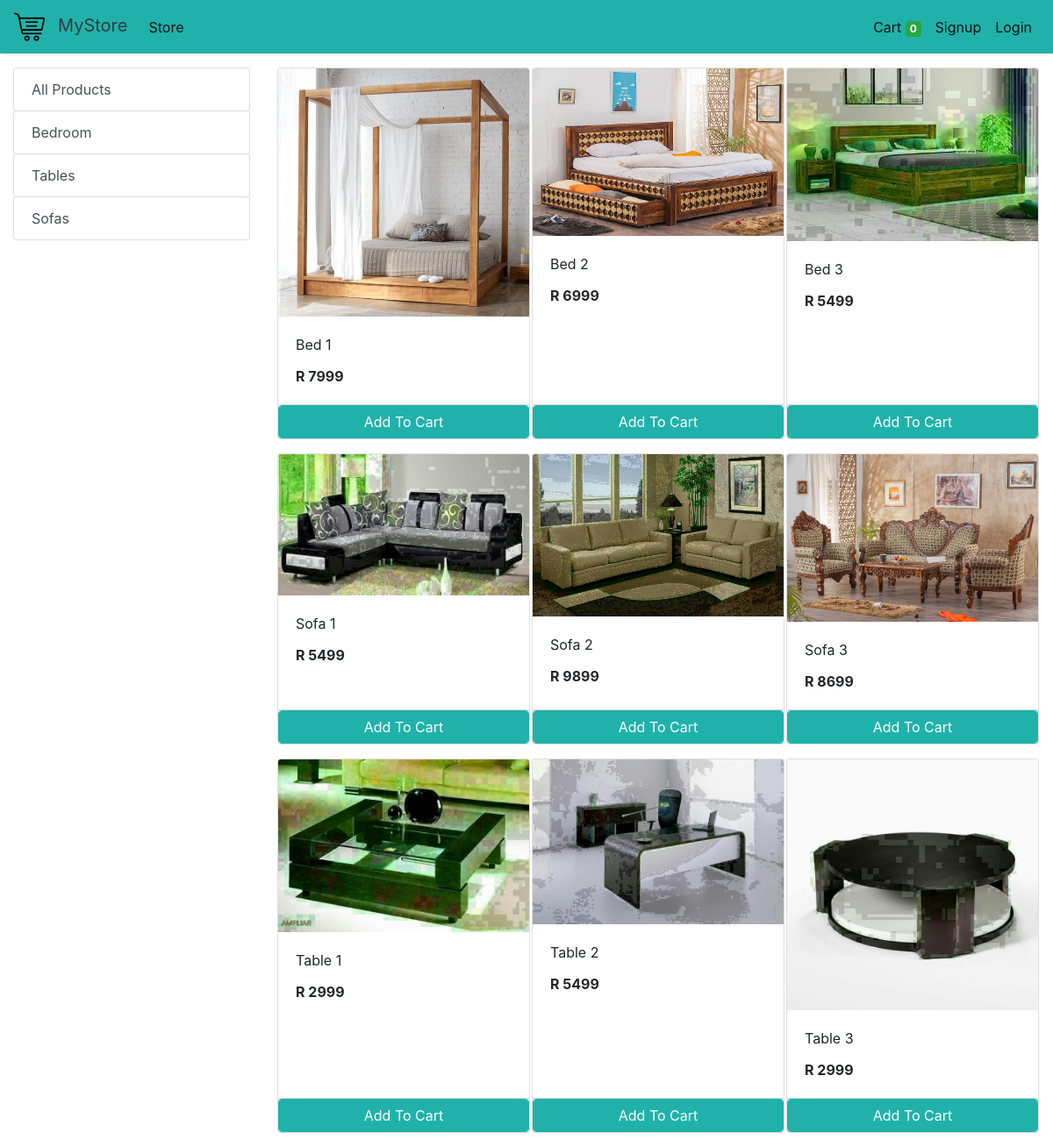
The app's page /store with its own data.
### store/models/category.py (models this page shows, shortened)
class Category(models.Model):
    name= models.CharField(max_length=50)
    @staticmethod
    def get_all_categories():
        return Category.objects.all()

### store/models/product.py (models this page shows, shortened)
class Products(models.Model):
    name = models.CharField(max_length=60)
    price= models.IntegerField(default=0)
    category= models.ForeignKey(Category,on_delete=models.CASCADE,default=1 )
    description= models.CharField(max_length=250, default='', blank=True, null= True)
    image= models.ImageField(upload_to='uploads/products/')
    @staticmethod
    def get_all_products():
        return Products.objects.all()

### store/views/home.py (the view)
# urls.py: path('' , include('store.urls'))
def store(request):
    cart = request.session.get('cart')
    if not cart:
        request.session['cart'] = {}
    products = None
    categories = Category.get_all_categories()
    categoryID = request.GET.get('category')
    if categoryID:
        products = Products.get_all_products_by_categoryid(categoryID)
    else:
        products = Products.get_all_products();
    data = {}
    data['products'] = products
    data['categories'] = categories
    print('you are : ', request.session.get('email'))
    return render(request, 'index.html', data)

### store/templatetags/cart.py (called while the page is built)
@register.filter (name='is_in_cart')
def is_in_cart(product, cart):
    keys = cart.keys ()
    for id in keys:
        if int (id) == product.id:
            return True
    return False;

### store/templatetags/custom_filter.py (called while the page is built)
@register.filter(name='currency')
def currency(number):
    return "R "+str(number)

### store/templates/index.html (shortened to what this page needs)
{% extends 'base.html' %}
{% block content %}
{% load cart %}
{% load custom_filter %}
<div class="container-fluid mt-3">
	<div class="row">
		<div class="col-lg-3 mx-auto">
			<div class="list-group">
				<a href="/" class="list-group-item list-group-item-action btn btn-outline-success">All Products</a>
				{% for category in categories %}
				<a href="/?category={{category.id}}"
					class="list-group-item list-group-item-action btn btn-outline-success ">{{category.name}}</a>
				{% endfor %}
			</div>
		</div>
		<div id='products' class="col-lg-9 mx-auto">
			<div class="row mx-auto">
				{% for product in products %}
				<div class="card mx-auto mb-3" id={{product.id}} style="width: 18rem;">
					<img class="card-img-top" src="{{product.image.url}}" alt="Card image cap">
					<div class="card-body">
						<p class="card-title">{{product.name}}</p>
						<p class="card-text"><b>{{product.price|currency}}</b></p>
					</div>
					<div class="card-footer p-0 no-gutters">
						{% if product|is_in_cart:request.session.cart %}
						<div class="row no-gutters">
							<form action="/#{{product.id}}" class="col-2 " method="post">
								{% csrf_token %}
								<input hidden type="text" name='product' value='{{product.id}}'>
								<input hidden type="text" name='remove' value='True'>
								<input type="submit" value=" - " class="btn btn-block btn-success border-right">
							</form>
							<div class="text-center col btn btn-success">{{product|cart_quantity:request.session.cart}} in Cart</div>
							<form action="/#{{product.id}}" class="col-2 " method="post">
								{% csrf_token %}
								<input hidden type="text" name='product' value='{{product.id}}'>
								<input type="submit" value=" + " class="btn btn-block btn-success border-left">
							</form>
						</div>
						{% else %}
						<form action="/#{{product.id}}" method="POST" class="btn-block">
							<input type="submit" class="float-right btn btn-success form-control custombtn"
								value="Add To Cart">
						</form>
						{% endif %}
					</div>
				</div>
				{% endfor %}
			</div>
		</div>
	</div>
</div>
{% endblock %}

### store/templates/base.html (shortened to what this page needs)
<!doctype html>
<html lang="en">
{% load static%}
<head>
  <link rel="stylesheet" href="https://maxcdn.bootstrapcdn.com/bootstrap/4.0.0/css/bootstrap.min.css"
>
</head>
<body>
<nav class="one-edge-shadow
  navbar navbar-light
  sticky-top navbar
  navbar-expand-lg
  text-white">
    <a class="navbar-brand ms-3 text-dark " href="/">
    <link rel="stylesheet" href="https://use.fontawesome.com/releases/v5.7.0/css/all.css">
    <img
    src="{% static "/images/cart.png" %}" alt=""
    class="" style="width:35px;height:35px;margin-right: 15px;">MyStore</a>
    <div class="collapse navbar-collapse" id="navbarSupportedContent">
      <ul class="navbar-nav mr-auto">
        <li class="nav-item active">
          <a class="nav-link" href="/store">Store <span class="sr-only">(current)</span></a>
        </li>
          </ul>
      <ul class=" navbar-nav my-2 my-lg-0">
        <li class="nav-item active">
          <a class="nav-link" href="/cart">Cart
            <span class="badge badge-success">{{request.session.cart.keys|length}}</span>
            <span class="sr-only">(current)</span></a>
        </li>
        {% if request.session.customer %}
        <li class="nav-item active ">
          <a class="nav-link" href="/orders">Orders<span class="sr-only">(current)</span></a>
        </li>
        <li class="nav-item active ">
          <a class="nav-link" href="/logout">Logout<span class="sr-only">(current)</span></a>
        </li>
        {% else %}
        <li class="nav-item active">
          <a class="nav-link" href="/signup">Signup<span class="sr-only">(current)</span></a>
        </li>
        <li class="nav-item active">
          <a class="nav-link" href="/login">Login<span class="sr-only">(current)</span></a>
        </li>
        {% endif %}
      </ul>
    </div>
  </nav>
  {% block content %}{% endblock %}
</body>
</html>

### store/templates/base.html (style rules this page uses)
nav { background-color: lightseagreen; }
.one-edge-shadow { box-shadow: 0 8px 2px -5px rgb(246, 245, 245); }
.custombtn { background-color: lightseagreen; border-color: lightseagreen; }

### records on screen
Category: name "Bedroom"
Category: name "Tables"
Category: name "Sofas"
Products: image (picture), name "Bed 1", price "R 7999"
Products: image (picture), name "Bed 2", price "R 6999"
Products: image (picture), name "Bed 3", price "R 5499"
Products: image (picture), name "Sofa 1", price "R 5499"
Products: image (picture), name "Sofa 2", price "R 9899"
Products: image (picture), name "Sofa 3", price "R 8699"
Products: image (picture), name "Table 1", price "R 2999"
Products: image (picture), name "Table 2", price "R 5499"
Products: image (picture), name "Table 3", price "R 2999"

### other values on screen
{{ request.session.cart.keys|length }} "0"
